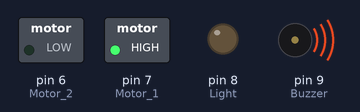
Bench run of a sketch on a simulated Arduino Uno, built with avr-gcc and run on an emulated ATmega328P. Parts: switched loads named in the sketch (green lamp = pin HIGH), output pins drawn as LEDs (lit = HIGH), buzzer (waves = sounding, pin HIGH).

Above: at 1.0 s.
At 3.0 s:
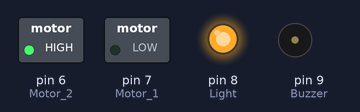
Timing chart, 0 to 5.2 s (numbered marks = the images above):
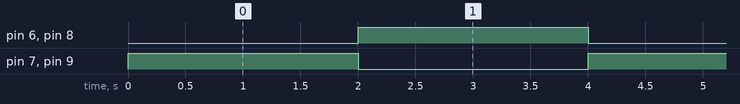

The sketch:

DC_Motor.ino
```cpp
int Motor_1 = 7;
int Motor_2 = 6;

int Buzzer = 9;
int Light = 8;

void Clear() {
  digitalWrite(Motor_1, LOW);
  digitalWrite(Motor_2, LOW);
  digitalWrite(Buzzer, LOW);
  digitalWrite(Light, LOW);
}

void setup() {
  // DC Motor
  pinMode(Motor_1,OUTPUT);
  pinMode(Motor_2,OUTPUT);

  //Buzzer
  pinMode(Buzzer,OUTPUT);

  //Light
  pinMode(Light,OUTPUT);
}

void loop() {
  digitalWrite(Motor_1, HIGH);
  digitalWrite(Motor_2, LOW);

  digitalWrite(Buzzer, HIGH);

  delay(2000);
  Clear();

  digitalWrite(Motor_1, LOW);
  digitalWrite(Motor_2, HIGH);

  digitalWrite(Light, HIGH);

  delay(2000);
  Clear();
}
```

Measured:
- by itself, pin 6 (Motor_2), pin 7 (Motor_1), pin 8 (Light), pin 9 (Buzzer): alternates HIGH for 2.0 s and LOW for 2.0 s
- by itself, everything shown: repeats every 4.0 s, in 3 steps
